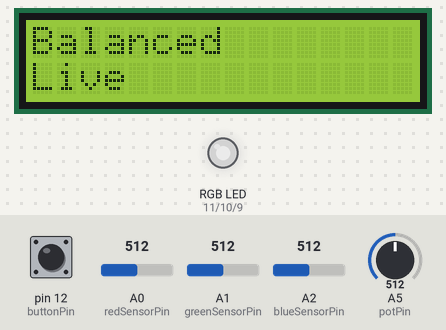
Simulated run of this program. Board: Arduino Uno, built with avr-gcc and run on an emulated ATmega328P. Parts: 16×2 character LCD, an RGB LED mixed from three pins (HIGH = lit). Inputs (shaded band) come from the test bench; at power-on: A0 (redSensorPin) = 512, pin 12 (buttonPin) LOW, A1 (greenSensorPin) = 512, A2 (blueSensorPin) = 512, A5 (potPin) = 512. Dim RGB values are drawn brighter than linear; what the program prints to the serial monitor is not drawn.

Above: at 1.2 s.
1.3 s: A0 (redSensorPin) set to 525
At 2.4 s:
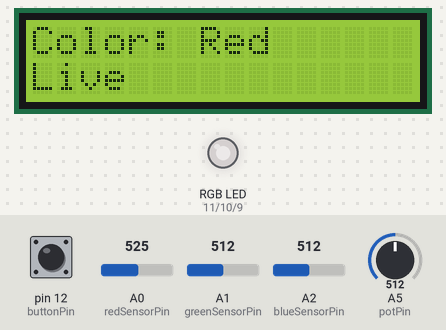
2.8 s: pin 12 (buttonPin) pulled HIGH for 1 s
At 3.8 s:
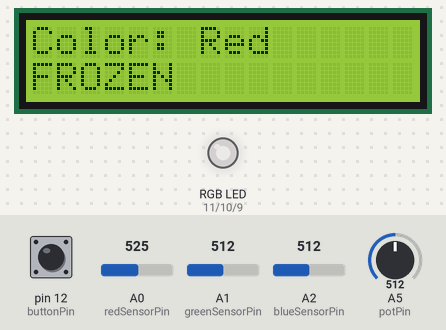
5.4 s: A1 (greenSensorPin) set to 522
At 6.8 s:
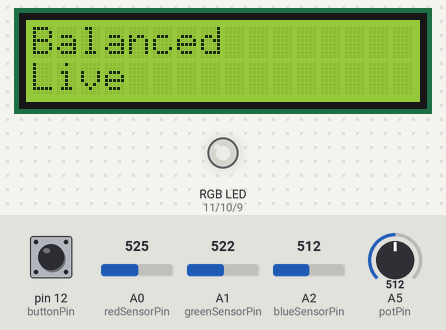
7.3 s: A2 (blueSensorPin) set to 539
At 9.0 s:
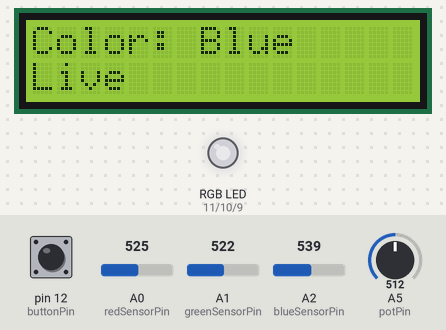
9.3 s: pin 12 (buttonPin) pulled HIGH for 0.15 s
At 10.1 s:
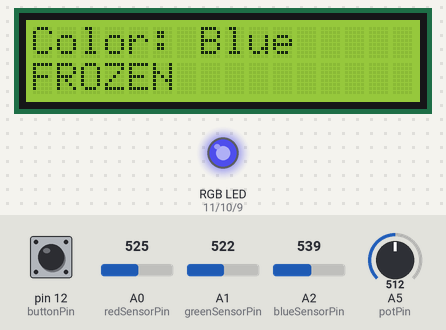
11.2 s: pin 12 (buttonPin) pulled HIGH for 0.15 s
At 11.6 s:
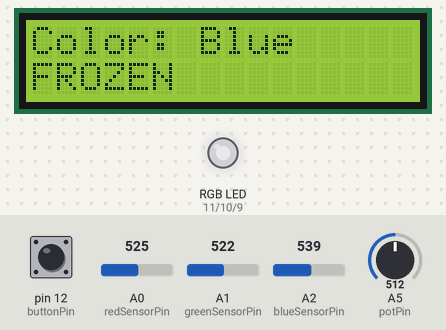
Timing chart, 0 to 14.2 s (numbered marks = the images above; inputs shaded):
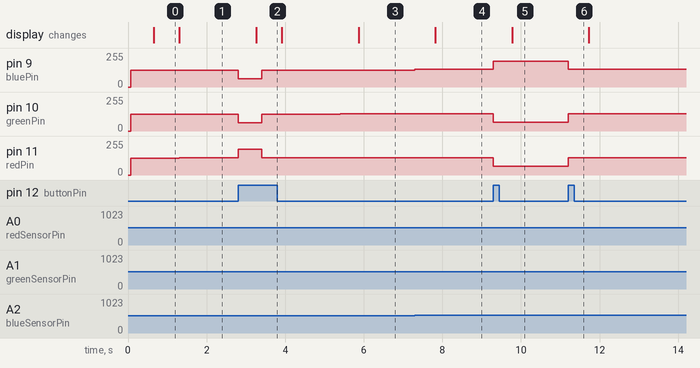

Measured:
- the behaviour switches between 513 and 514 on A0 (redSensorPin) (found by bisection; images 0 and 1)
- the behaviour switches between 521 and 522 on A1 (greenSensorPin) (found by bisection; images 2 and 3)
- the behaviour switches between 525 and 526 on A2 (blueSensorPin) (found by bisection; images 3 and 4)
- after the input at 1.3 s, pin 11 (redPin): 127/255 → 130/255 at once; the display: changes at once (image 1)
- after the input at 2.8 s, pin 9 (bluePin), pin 10 (greenPin): 127/255 → 63/255 at once, → 127/255 0.60 s later; pin 11 (redPin): 130/255 → 192/255 at once, → 130/255 0.60 s later; the display: changes after 0.46 s (image 2)
- after the input at 5.4 s, pin 10 (greenPin): 127/255 → 130/255 at once; the display: changes after 0.47 s (image 3)
- after the input at 7.3 s, pin 9 (bluePin): 127/255 → 134/255 at once; the display: changes after 0.52 s (image 4)
- after the input at 9.3 s, pin 9 (bluePin): 134/255 → 194/255 at once; pin 10 (greenPin), pin 11 (redPin): 130/255 → 64/255 at once; the display: changes after 0.48 s (image 5)
- after the input at 11.2 s, pin 9 (bluePin): 194/255 → 134/255 at once; pin 10 (greenPin), pin 11 (redPin): 64/255 → 130/255 at once

The program:

main.cpp
```cpp
#include <Arduino.h>
#include <LiquidCrystal.h>
//RGB LED, photoresistors, LCD display

LiquidCrystal lcd(2, 3, 4, 5, 6, 7);

const int redPin         = 11;
const int greenPin       = 10;
const int bluePin        = 9;

//photoresistors connected to A0, A1, A2
const int redSensorPin   = A0;
const int greenSensorPin = A1;
const int blueSensorPin  = A2;

const int buttonPin      = 12;
const int potPin         = A5;

unsigned long lastLCD    = 0;
unsigned long lastButton = 0;

int redValue   = 0;
int blueValue  = 0;
int greenValue = 0;
bool frozen    = false;

//Accent logic
void applyAccent(int pinValue, int pin, int pin2Value, int pin2, int pin3Value, int pin3) {
  int potValue = analogRead(potPin);

  //check deadzone and dark mode
  if (potValue > 30 && !(redValue < 50 && blueValue < 50 && greenValue < 50)) {
    float s = potValue / 1023.0; //strength
    analogWrite(pin,  constrain((int)(pinValue  + (255 - pinValue)  * s), 0, 255)); //the one with accent
    analogWrite(pin2, constrain((int)(pin2Value * (1.0 - s)),              0, 255));
    analogWrite(pin3, constrain((int)(pin3Value * (1.0 - s)),              0, 255));
  } else {
    analogWrite(pin,  pinValue);
    analogWrite(pin2, pin2Value);
    analogWrite(pin3, pin3Value);
  }
}

void setup() {
  Serial.begin(9600);
  lcd.begin(16, 2);

  pinMode(buttonPin, INPUT);
  pinMode(redPin,    OUTPUT);
  pinMode(bluePin,   OUTPUT);
  pinMode(greenPin,  OUTPUT);

  lcd.print("Loading...");
}

void loop() {
  // button with debounce
  if (digitalRead(buttonPin) == HIGH && millis() - lastButton > 600) {
    frozen     = !frozen;
    lastButton = millis();
  }

  // only read sensors when not frozen
  if (!frozen) {
    redValue   = constrain(map(analogRead(redSensorPin),   0, 1023, 0, 255), 0, 255);
    greenValue = constrain(map(analogRead(greenSensorPin), 0, 1023, 0, 255), 0, 255);
    blueValue  = constrain(map(analogRead(blueSensorPin),  0, 1023, 0, 255), 0, 255);
  }

  // write to LED
  if (frozen) {
    //accent if frozen and one color is dominant, otherwise just write the values
    if  (redValue   > greenValue && redValue   > blueValue)
      applyAccent(redValue, redPin, greenValue, greenPin, blueValue, bluePin);
    else if (greenValue > redValue   && greenValue > blueValue)
      applyAccent(greenValue, greenPin, redValue, redPin, blueValue, bluePin);
    else if (blueValue  > redValue   && blueValue  > greenValue)
      applyAccent(blueValue, bluePin, redValue, redPin, greenValue, greenPin);
    else {
      analogWrite(redPin,   redValue);
      analogWrite(greenPin, greenValue);
      analogWrite(bluePin,  blueValue);
    }
  }
  else {
    analogWrite(redPin,   redValue);
    analogWrite(greenPin, greenValue);
    analogWrite(bluePin,  blueValue);
  }

  // LCD update
  if (millis() - lastLCD > 650) {
    lastLCD = millis();
    lcd.clear();
    lcd.setCursor(0, 0);

    //print mode: dark, balanced, or dominant color
    if (redValue < 50 && blueValue < 50 && greenValue < 50) {
      lcd.print("DARK");
    } else {
      if (redValue   > greenValue && redValue   > blueValue) lcd.print("Color: Red");
      else if (greenValue > redValue   && greenValue > blueValue) lcd.print("Color: Green");
      else if (blueValue  > redValue   && blueValue  > greenValue) lcd.print("Color: Blue");
      else lcd.print("Balanced");
    }

    //frozen or live
    lcd.setCursor(0, 1);
    lcd.print(frozen ? "FROZEN" : "Live");

    //Serial monitor update
    Serial.print("R:"); Serial.print(redValue);
    Serial.print(" G:"); Serial.print(greenValue);
    Serial.print(" B:"); Serial.print(blueValue);
    Serial.println(frozen ? " [FROZEN]" : "");
  }
}
```
